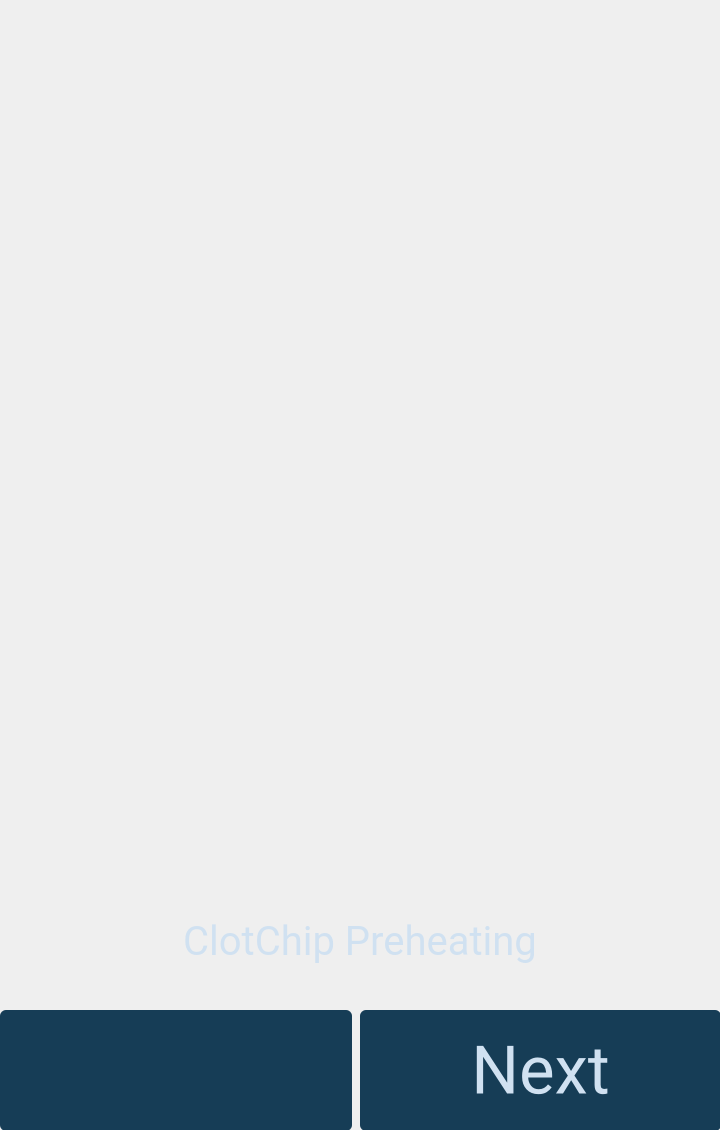
<?xml version="1.0" encoding="UTF-8"?>
<ui version="4.0">
 <class>PreheatClotchip</class>
 <widget class="QWidget" name="PreheatClotchip">
  <property name="geometry">
   <rect>
    <x>0</x>
    <y>0</y>
    <width>720</width>
    <height>1130</height>
   </rect>
  </property>
  <property name="windowTitle">
   <string>Form</string>
  </property>
  <widget class="QStackedWidget" name="stackedWidget">
   <property name="geometry">
    <rect>
     <x>0</x>
     <y>0</y>
     <width>720</width>
     <height>1130</height>
    </rect>
   </property>
   <widget class="QWidget" name="page">
    <widget class="QLabel" name="labelInstructions">
     <property name="geometry">
      <rect>
       <x>0</x>
       <y>900</y>
       <width>720</width>
       <height>81</height>
      </rect>
     </property>
     <property name="font">
      <font>
       <family>Roboto</family>
       <pointsize>30</pointsize>
      </font>
     </property>
     <property name="styleSheet">
      <string notr="true">color: rgb(208,225,241);</string>
     </property>
     <property name="text">
      <string>ClotChip Preheating</string>
     </property>
     <property name="alignment">
      <set>Qt::AlignCenter</set>
     </property>
     <property name="wordWrap">
      <bool>true</bool>
     </property>
    </widget>
    <widget class="QPushButton" name="buttonNext">
     <property name="geometry">
      <rect>
       <x>360</x>
       <y>1010</y>
       <width>361</width>
       <height>121</height>
      </rect>
     </property>
     <property name="font">
      <font>
       <family>Roboto</family>
       <pointsize>50</pointsize>
      </font>
     </property>
     <property name="styleSheet">
      <string notr="true">border-radius: 6px;
background-color: rgb(22,61,86);
color: rgb(208,225,241)</string>
     </property>
     <property name="text">
      <string>Next</string>
     </property>
    </widget>
    <widget class="QPushButton" name="buttonBack">
     <property name="geometry">
      <rect>
       <x>0</x>
       <y>1010</y>
       <width>352</width>
       <height>121</height>
      </rect>
     </property>
     <property name="font">
      <font>
       <family>Roboto</family>
      </font>
     </property>
     <property name="styleSheet">
      <string notr="true">border-radius: 6px;
background-color: rgb(22,61,86);
color: rgb(208,225,241)</string>
     </property>
     <property name="text">
      <string/>
     </property>
     <property name="icon">
      <iconset resource="resources.qrc">
       <normaloff>:/Images/XatekUI_BackArrow.png</normaloff>:/Images/XatekUI_BackArrow.png</iconset>
     </property>
     <property name="iconSize">
      <size>
       <width>73</width>
       <height>62</height>
      </size>
     </property>
    </widget>
    <widget class="QLabel" name="labelPreheatClotchip">
     <property name="geometry">
      <rect>
       <x>140</x>
       <y>20</y>
       <width>471</width>
       <height>785</height>
      </rect>
     </property>
     <property name="font">
      <font>
       <family>Roboto</family>
      </font>
     </property>
     <property name="text">
      <string/>
     </property>
     <property name="pixmap">
      <pixmap resource="resources.qrc">:/Images/XatekUI_PreHeatClotChip.png</pixmap>
     </property>
    </widget>
   </widget>
   <widget class="QWidget" name="page_2"/>
  </widget>
 </widget>
 <resources>
  <include location="resources.qrc"/>
 </resources>
 <connections/>
</ui>
